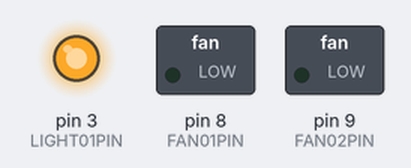
Bench run of a program on a simulated Arduino Mega 2560, built with avr-gcc and run on an emulated ATmega2560. Shown: switched loads named in the program (green lamp = pin HIGH), output pins drawn as LEDs (lit = HIGH).

Above: at 0.1 s.
Timing chart, 0 to 1.6 s (numbered marks = the images above):
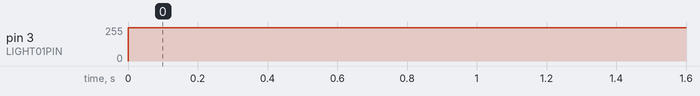

Measured:
- by itself, pin 3 (LIGHT01PIN): 0/255 → 250/255 at 0.00 s

The program:

main.cpp
```cpp
#include <Arduino.h>

#include "sourceDHT.h"
#include "sourceOUTPUT.h"
#include "sourceLIGHT.h"

unsigned long previousMillis = 0;
const long interval = 2000;

float chkTEMP;
void setup()
{
  pinMode(FAN01PIN, OUTPUT);
  pinMode(FAN02PIN, OUTPUT);
  pinMode(LIGHT01PIN, OUTPUT);
  pinMode(A5, INPUT);
  // Start Serial
  Serial.begin(115200);
  // Start DHT
  dht.begin();
}

void loop()
{
  unsigned long currentMillis = millis();
  if (currentMillis - previousMillis >= interval)
  {
    // save the last time you blinked the LED
    previousMillis = currentMillis;
    // Wait a few seconds between measurements.
    // chkTEMP = getTemp();
    // Serial.println(chkTEMP);
  }
  // fanCONTROL(chkTEMP);
  lightCONTROL();
}
```

sourceDHT.h
```cpp
#include <Adafruit_Sensor.h>
#include <DHT.h>
#include <DHT_U.h>

#define DHTPIN 2 // Digital pin connected to the DHT sensor
// Feather HUZZAH ESP8266 note: use pins 3, 4, 5, 12, 13 or 14 --
// Pin 15 can work but DHT must be disconnected during program upload.

// Uncomment whatever type you're using!
//#define DHTTYPE DHT11   // DHT 11
#define DHTTYPE DHT22 // DHT 22  (AM2302), AM2321
//#define DHTTYPE DHT21   // DHT 21 (AM2301)

DHT dht(DHTPIN, DHTTYPE);

float getTemp()
{

    // Reading temperature or humidity takes about 250 milliseconds!
    // Sensor readings may also be up to 2 seconds 'old' (its a very slow sensor)
    float h = dht.readHumidity();
    // Read temperature as Celsius (the default)
    float t = dht.readTemperature();
    // Read temperature as Fahrenheit (isFahrenheit = true)
    float f = dht.readTemperature(true);

    // Check if any reads failed and exit early (to try again).
    if (isnan(h) || isnan(t) || isnan(f))
    {
        Serial.println(F("Failed to read from DHT sensor!"));
        return;
    }

    // Compute heat index in Fahrenheit (the default)
    float hif = dht.computeHeatIndex(f, h);
    // Compute heat index in Celsius (isFahreheit = false)
    float hic = dht.computeHeatIndex(t, h, false);

    Serial.print(F("Humidity: "));
    Serial.print(h);
    Serial.print(F("%  Temperature: "));
    Serial.print(t);
    Serial.print(F("°C "));
    Serial.print(f);
    Serial.print(F("°F  Heat index: "));
    Serial.print(hic);
    Serial.print(F("°C "));
    Serial.print(hif);
    Serial.println(F("°F"));
    return t;
}
```

sourceLIGHT.h
```cpp
#define LIGHT01PIN 3

void lightCONTROL()
{
    analogWrite(LIGHT01PIN, 250);
}
```

sourceOUTPUT.h
```cpp
#define FAN01PIN 8
#define FAN02PIN 9

float fanCONTROL(float tempVALUE)
{
    if (tempVALUE >= 27)
    {
        digitalWrite(FAN01PIN, LOW);
    }
    else
    {
        digitalWrite(FAN01PIN, HIGH);
    }
    if (tempVALUE <= 26)
    {
        digitalWrite(FAN02PIN, LOW);
    }
    else
    {
        digitalWrite(FAN02PIN, HIGH);
    }
    return 0;
}
```
